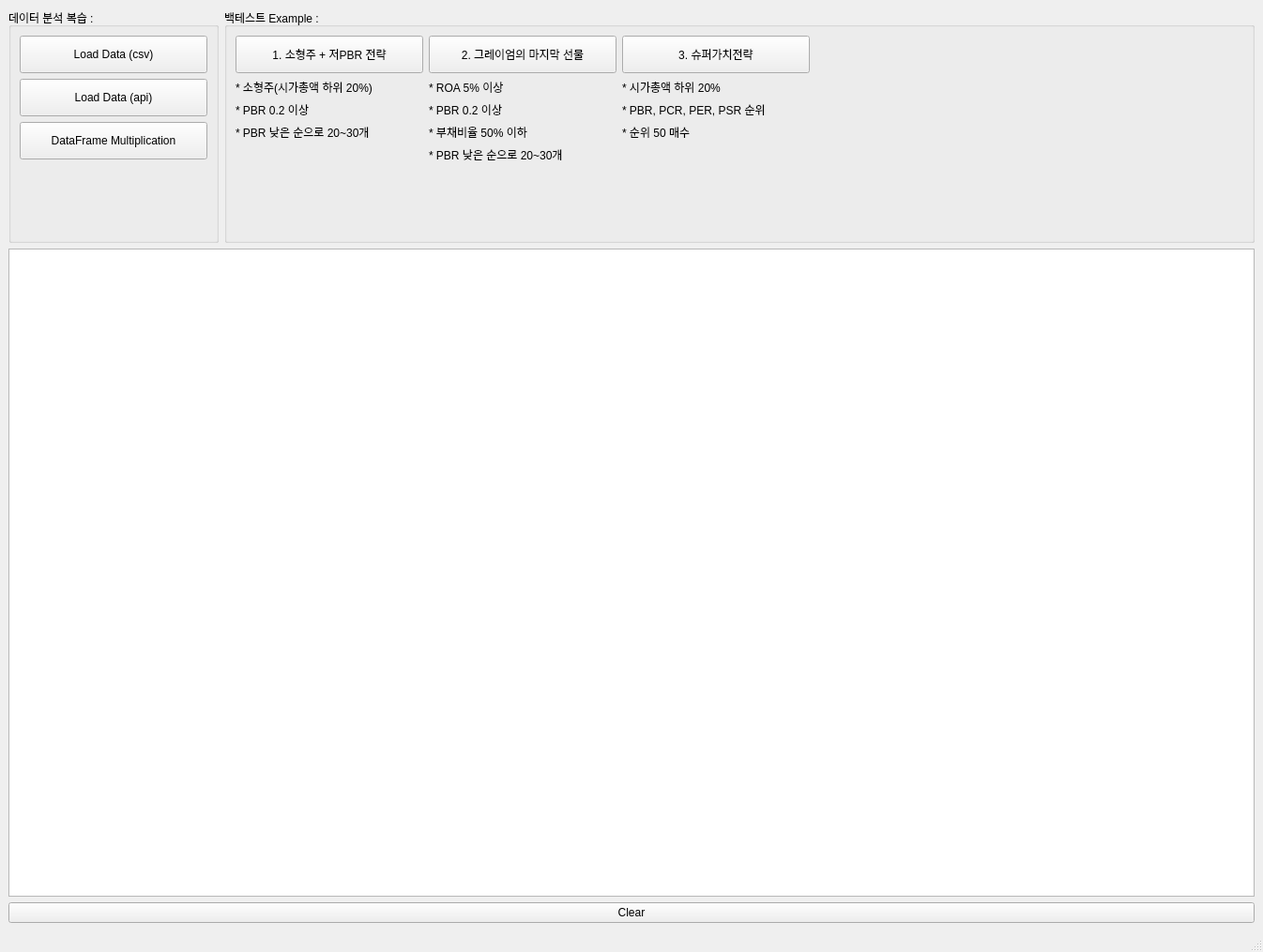
<?xml version="1.0" encoding="UTF-8"?>
<ui version="4.0">
 <class>MainWindow</class>
 <widget class="QMainWindow" name="MainWindow">
  <property name="geometry">
   <rect>
    <x>0</x>
    <y>0</y>
    <width>1346</width>
    <height>1015</height>
   </rect>
  </property>
  <property name="windowTitle">
   <string>MainWindow</string>
  </property>
  <widget class="QWidget" name="centralwidget">
   <layout class="QVBoxLayout" name="verticalLayout_5">
    <item>
     <layout class="QHBoxLayout" name="horizontalLayout">
      <item>
       <widget class="QGroupBox" name="groupBox">
        <property name="minimumSize">
         <size>
          <width>0</width>
          <height>250</height>
         </size>
        </property>
        <property name="maximumSize">
         <size>
          <width>16777215</width>
          <height>250</height>
         </size>
        </property>
        <property name="title">
         <string>데이터 분석 복습 : </string>
        </property>
        <layout class="QVBoxLayout" name="verticalLayout">
         <item>
          <widget class="QPushButton" name="load_data_btn">
           <property name="minimumSize">
            <size>
             <width>100</width>
             <height>40</height>
            </size>
           </property>
           <property name="maximumSize">
            <size>
             <width>200</width>
             <height>40</height>
            </size>
           </property>
           <property name="text">
            <string>Load Data (csv)</string>
           </property>
          </widget>
         </item>
         <item>
          <widget class="QPushButton" name="load_data_api_btn">
           <property name="minimumSize">
            <size>
             <width>200</width>
             <height>40</height>
            </size>
           </property>
           <property name="maximumSize">
            <size>
             <width>200</width>
             <height>40</height>
            </size>
           </property>
           <property name="text">
            <string>Load Data (api)</string>
           </property>
          </widget>
         </item>
         <item>
          <widget class="QPushButton" name="df_multiple_btn">
           <property name="minimumSize">
            <size>
             <width>200</width>
             <height>40</height>
            </size>
           </property>
           <property name="maximumSize">
            <size>
             <width>200</width>
             <height>40</height>
            </size>
           </property>
           <property name="text">
            <string>DataFrame Multiplication</string>
           </property>
          </widget>
         </item>
         <item>
          <spacer name="verticalSpacer_2">
           <property name="orientation">
            <enum>Qt::Vertical</enum>
           </property>
           <property name="sizeHint" stdset="0">
            <size>
             <width>20</width>
             <height>40</height>
            </size>
           </property>
          </spacer>
         </item>
        </layout>
       </widget>
      </item>
      <item>
       <widget class="QGroupBox" name="groupBox_2">
        <property name="minimumSize">
         <size>
          <width>0</width>
          <height>250</height>
         </size>
        </property>
        <property name="maximumSize">
         <size>
          <width>16777215</width>
          <height>250</height>
         </size>
        </property>
        <property name="title">
         <string>백테스트 Example :</string>
        </property>
        <layout class="QHBoxLayout" name="horizontalLayout_2">
         <item>
          <layout class="QVBoxLayout" name="verticalLayout_2">
           <item>
            <widget class="QPushButton" name="stategy_1_btn">
             <property name="minimumSize">
              <size>
               <width>200</width>
               <height>40</height>
              </size>
             </property>
             <property name="maximumSize">
              <size>
               <width>200</width>
               <height>40</height>
              </size>
             </property>
             <property name="text">
              <string>1. 소형주 + 저PBR 전략</string>
             </property>
            </widget>
           </item>
           <item>
            <widget class="QLabel" name="label">
             <property name="text">
              <string>* 소형주(시가총액 하위 20%)</string>
             </property>
            </widget>
           </item>
           <item>
            <widget class="QLabel" name="label_2">
             <property name="text">
              <string>* PBR 0.2 이상</string>
             </property>
            </widget>
           </item>
           <item>
            <widget class="QLabel" name="label_3">
             <property name="text">
              <string>* PBR 낮은 순으로 20~30개</string>
             </property>
            </widget>
           </item>
           <item>
            <spacer name="verticalSpacer">
             <property name="orientation">
              <enum>Qt::Vertical</enum>
             </property>
             <property name="sizeHint" stdset="0">
              <size>
               <width>20</width>
               <height>40</height>
              </size>
             </property>
            </spacer>
           </item>
          </layout>
         </item>
         <item>
          <layout class="QVBoxLayout" name="verticalLayout_3">
           <item>
            <widget class="QPushButton" name="stategy_2_btn">
             <property name="minimumSize">
              <size>
               <width>200</width>
               <height>40</height>
              </size>
             </property>
             <property name="maximumSize">
              <size>
               <width>200</width>
               <height>40</height>
              </size>
             </property>
             <property name="text">
              <string>2. 그레이엄의 마지막 선물</string>
             </property>
            </widget>
           </item>
           <item>
            <widget class="QLabel" name="label_4">
             <property name="text">
              <string>* ROA 5% 이상</string>
             </property>
            </widget>
           </item>
           <item>
            <widget class="QLabel" name="label_6">
             <property name="text">
              <string>* PBR 0.2 이상</string>
             </property>
            </widget>
           </item>
           <item>
            <widget class="QLabel" name="label_5">
             <property name="text">
              <string>* 부채비율 50% 이하</string>
             </property>
            </widget>
           </item>
           <item>
            <widget class="QLabel" name="label_7">
             <property name="text">
              <string>* PBR 낮은 순으로 20~30개</string>
             </property>
            </widget>
           </item>
           <item>
            <spacer name="verticalSpacer_3">
             <property name="orientation">
              <enum>Qt::Vertical</enum>
             </property>
             <property name="sizeHint" stdset="0">
              <size>
               <width>20</width>
               <height>40</height>
              </size>
             </property>
            </spacer>
           </item>
          </layout>
         </item>
         <item>
          <layout class="QVBoxLayout" name="verticalLayout_4">
           <item>
            <widget class="QPushButton" name="stategy_3_btn">
             <property name="minimumSize">
              <size>
               <width>200</width>
               <height>40</height>
              </size>
             </property>
             <property name="maximumSize">
              <size>
               <width>200</width>
               <height>40</height>
              </size>
             </property>
             <property name="text">
              <string>3. 슈퍼가치전략</string>
             </property>
            </widget>
           </item>
           <item>
            <widget class="QLabel" name="label_8">
             <property name="text">
              <string>* 시가총액 하위 20%</string>
             </property>
            </widget>
           </item>
           <item>
            <widget class="QLabel" name="label_9">
             <property name="text">
              <string>* PBR, PCR, PER, PSR 순위</string>
             </property>
            </widget>
           </item>
           <item>
            <widget class="QLabel" name="label_10">
             <property name="text">
              <string>* 순위 50 매수</string>
             </property>
            </widget>
           </item>
           <item>
            <spacer name="verticalSpacer_4">
             <property name="orientation">
              <enum>Qt::Vertical</enum>
             </property>
             <property name="sizeHint" stdset="0">
              <size>
               <width>20</width>
               <height>40</height>
              </size>
             </property>
            </spacer>
           </item>
          </layout>
         </item>
         <item>
          <spacer name="horizontalSpacer">
           <property name="orientation">
            <enum>Qt::Horizontal</enum>
           </property>
           <property name="sizeHint" stdset="0">
            <size>
             <width>40</width>
             <height>20</height>
            </size>
           </property>
          </spacer>
         </item>
        </layout>
       </widget>
      </item>
     </layout>
    </item>
    <item>
     <widget class="QTextBrowser" name="log_textBrowser">
      <property name="sizePolicy">
       <sizepolicy hsizetype="Expanding" vsizetype="Expanding">
        <horstretch>0</horstretch>
        <verstretch>0</verstretch>
       </sizepolicy>
      </property>
      <property name="minimumSize">
       <size>
        <width>0</width>
        <height>0</height>
       </size>
      </property>
      <property name="maximumSize">
       <size>
        <width>16777215</width>
        <height>16777215</height>
       </size>
      </property>
     </widget>
    </item>
    <item>
     <widget class="QPushButton" name="clear_tb_btn">
      <property name="text">
       <string>Clear</string>
      </property>
     </widget>
    </item>
   </layout>
  </widget>
  <widget class="QMenuBar" name="menubar">
   <property name="geometry">
    <rect>
     <x>0</x>
     <y>0</y>
     <width>1346</width>
     <height>26</height>
    </rect>
   </property>
  </widget>
  <widget class="QStatusBar" name="statusbar"/>
 </widget>
 <resources/>
 <connections/>
</ui>
